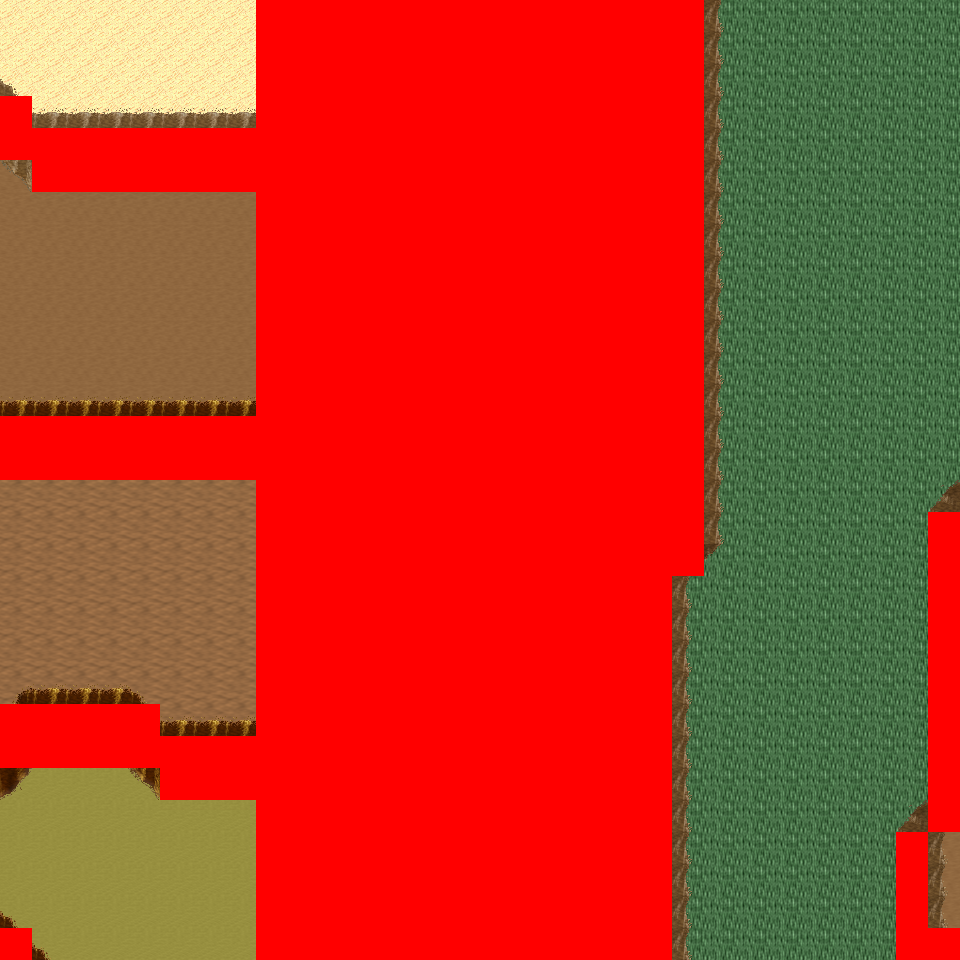

Below is a game level as drawn by its tile map, then a one-line description and the .tmx that defines it (tile-layer data replaced by summaries):
An orthogonal 30x30 tile map with 32x32 px tiles, 6 tile layers (Ground, Object, Object2, Above, ...), 14 tilesets and 8 objects (8x mapExit).

<map version="1.0" orientation="orthogonal" renderorder="right-down" width="30" height="30" tilewidth="32" tileheight="32" nextobjectid="9">
  <tileset firstgid="1" name="tileset_logic_collision" tilewidth="32" tileheight="32" tilecount="1" columns="1">
    <image source="../drawable/tileset_logic_collision.png" width="32" height="32" />
  </tileset>
  <tileset firstgid="2" name="tileset_ground_ground" tilewidth="32" tileheight="32" tilecount="33" columns="3">
    <image source="../drawable/tileset_ground_ground.png" width="96" height="352" />
  </tileset>
  <tileset firstgid="35" name="tileset_ground_ridge_earth_pale" tilewidth="32" tileheight="32" tilecount="96" columns="12">
    <image source="../drawable/tileset_ground_ridge_earth_pale.png" width="384" height="256" />
  </tileset>
  <tileset firstgid="131" name="tileset_ground_ridge_earth_dark" tilewidth="32" tileheight="32" tilecount="96" columns="12">
    <image source="../drawable/tileset_ground_ridge_earth_dark.png" width="384" height="256" />
  </tileset>
  <tileset firstgid="227" name="tileset_terrain_desert" tilewidth="32" tileheight="32" tilecount="88" columns="8">
    <image source="../drawable/tileset_terrain_desert.png" width="256" height="352" />
  </tileset>
  <tileset firstgid="315" name="tileset_plant_tree_tree_darkgreen" tilewidth="32" tileheight="32" tilecount="88" columns="8">
    <image source="../drawable/tileset_plant_tree_tree_darkgreen.png" width="256" height="352" />
  </tileset>
  <tileset firstgid="403" name="tileset_building_tan_building" tilewidth="32" tileheight="32" tilecount="24" columns="4">
    <image source="../drawable/tileset_building_tan_building.png" width="128" height="192" />
  </tileset>
  <tileset firstgid="427" name="tileset_plant_cactus_2" tilewidth="32" tileheight="32" tilecount="10" columns="5">
    <image source="../drawable/tileset_plant_cactus_2.png" width="160" height="64" />
  </tileset>
  <tileset firstgid="437" name="tileset_ground_sand_2" tilewidth="32" tileheight="32" tilecount="15" columns="5">
    <image source="../drawable/tileset_ground_sand_2.png" width="160" height="96" />
  </tileset>
  <tileset firstgid="452" name="tileset_object_stone_well" tilewidth="32" tileheight="32" tilecount="6" columns="2">
    <image source="../drawable/tileset_object_stone_well.png" width="64" height="96" />
  </tileset>
  <tileset firstgid="458" name="tileset_plant_tree_banana_tree" tilewidth="32" tileheight="32" tilecount="40" columns="4">
    <image source="../drawable/tileset_plant_tree_banana_tree.png" width="128" height="320" />
  </tileset>
  <tileset firstgid="498" name="tileset_ground_sand_edges" tilewidth="32" tileheight="32" tilecount="15" columns="5">
    <image source="../drawable/tileset_ground_sand_edges.png" width="160" height="96" />
  </tileset>
  <tileset firstgid="513" name="tileset_building_window_window_centered" tilewidth="32" tileheight="32" tilecount="1" columns="1">
    <image source="../drawable/tileset_building_window_window_centered.png" width="32" height="32" />
  </tileset>
  <tileset firstgid="514" name="tileset_building_door_closed" tilewidth="32" tileheight="32" tilecount="1" columns="1">
    <image source="../drawable/tileset_building_door_closed.png" width="32" height="32" />
  </tileset>
  <layer name="Ground" width="30" height="30">
    <data>[900 cells, 900 non-empty, 6 distinct tile ids]</data>
  </layer>
  <layer name="Object" width="30" height="30">
    <data>[900 cells, 231 non-empty, 39 distinct tile ids]</data>
  </layer>
  <layer name="Object2" width="30" height="30">
    <data>[900 cells, 0 non-empty, 0 distinct tile ids]</data>
  </layer>
  <layer name="Above" width="30" height="30">
    <data>[900 cells, 222 non-empty, 22 distinct tile ids]</data>
  </layer>
  <layer name="Above2" width="30" height="30">
    <data>[900 cells, 0 non-empty, 0 distinct tile ids]</data>
  </layer>
  <layer name="Walkable" width="30" height="30">
    <data>[900 cells, 472 non-empty, 1 distinct tile ids]</data>
  </layer>
  <objectgroup name="MapEvents">
    <object id="1" name="north" type="mapExit" x="0" y="0" width="256" height="32">
      <properties>
        <property name="map" value="level_0_x4_y146" />
        <property name="x" value="0" />
        <property name="y" value="28" />
      </properties>
    </object>
    <object id="2" name="north2" type="mapExit" x="704" y="0" width="256" height="32">
      <properties>
        <property name="map" value="level_0_x4_y146" />
        <property name="x" value="22" />
        <property name="y" value="28" />
      </properties>
    </object>
    <object id="3" name="south" type="mapExit" x="32" y="928" width="224" height="32">
      <properties>
        <property name="map" value="level_0_x4_y148" />
        <property name="x" value="1" />
        <property name="y" value="1" />
      </properties>
    </object>
    <object id="4" name="south2" type="mapExit" x="672" y="928" width="224" height="32">
      <properties>
        <property name="map" value="level_0_x4_y148" />
        <property name="x" value="21" />
        <property name="y" value="1" />
      </properties>
    </object>
    <object id="5" name="west" type="mapExit" x="0" y="0" width="32" height="96">
      <properties>
        <property name="map" value="level_0_x3_y147" />
        <property name="x" value="28" />
        <property name="y" value="0" />
      </properties>
    </object>
    <object id="6" name="west2" type="mapExit" x="0" y="160" width="32" height="256">
      <properties>
        <property name="map" value="level_0_x3_y147" />
        <property name="x" value="28" />
        <property name="y" value="5" />
      </properties>
    </object>
    <object id="7" name="west3" type="mapExit" x="0" y="480" width="32" height="224">
      <properties>
        <property name="map" value="level_0_x3_y147" />
        <property name="x" value="28" />
        <property name="y" value="15" />
      </properties>
    </object>
    <object id="8" name="west4" type="mapExit" x="0" y="768" width="32" height="160">
      <properties>
        <property name="map" value="level_0_x3_y147" />
        <property name="x" value="28" />
        <property name="y" value="24" />
      </properties>
    </object>
  </objectgroup>
</map>
